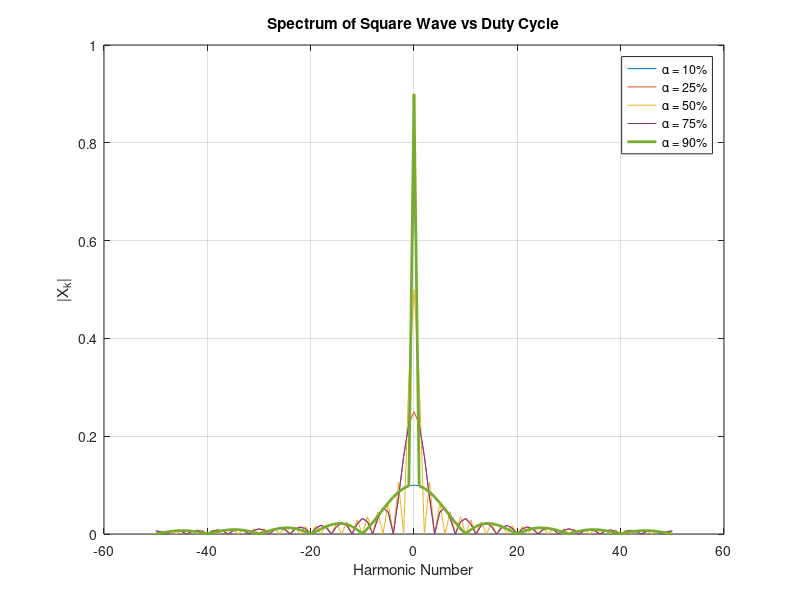

The MATLAB source for this figure:
Xk = @(a,k) (k~=0).*(1j ./ (2*pi*k + (k==0))) .* (exp(-1j*a*2*pi*k) - 1) + (k==0).*a;

N = 50;
k = -N:N;

a1 = 0.1; a2 = 0.25; a3 = 0.5; a4 = 0.75; a5 = 0.9;
X1k = Xk(a1,k); X2k = Xk(a2,k); X3k = Xk(a3,k); X4k = Xk(a4,k); X5k = Xk(a5,k);
X1mag = abs(X1k); X2mag = abs(X2k); X3mag = abs(X3k); X4mag = abs(X4k); X5mag = abs(X5k);

plot(k,X1mag, k,X2mag, k,X3mag, k,X4mag, k,X5mag, 'LineWidth',2);
xlabel('Harmonic Number'); ylabel('|X_k|'); title('Spectrum of Square Wave vs Duty Cycle');
legend('\alpha = 10%', '\alpha = 25%', '\alpha = 50%', '\alpha = 75%', '\alpha = 90%');
grid on;